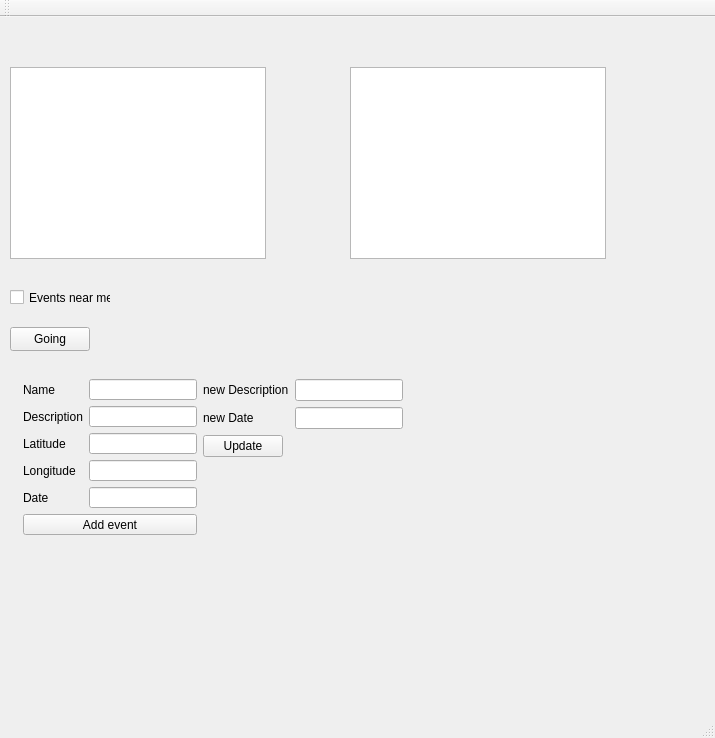
<?xml version="1.0" encoding="UTF-8"?>
<ui version="4.0">
 <class>eventClass</class>
 <widget class="QMainWindow" name="eventClass">
  <property name="geometry">
   <rect>
    <x>0</x>
    <y>0</y>
    <width>715</width>
    <height>738</height>
   </rect>
  </property>
  <property name="windowTitle">
   <string>event</string>
  </property>
  <widget class="QWidget" name="centralWidget">
   <widget class="QLabel" name="locationLabel">
    <property name="geometry">
     <rect>
      <x>10</x>
      <y>10</y>
      <width>231</width>
      <height>16</height>
     </rect>
    </property>
    <property name="text">
     <string/>
    </property>
   </widget>
   <widget class="QListWidget" name="eventsListWidget">
    <property name="geometry">
     <rect>
      <x>10</x>
      <y>50</y>
      <width>256</width>
      <height>192</height>
     </rect>
    </property>
   </widget>
   <widget class="QCheckBox" name="nearCheckBox">
    <property name="geometry">
     <rect>
      <x>10</x>
      <y>270</y>
      <width>101</width>
      <height>21</height>
     </rect>
    </property>
    <property name="text">
     <string>Events near me</string>
    </property>
   </widget>
   <widget class="QPushButton" name="pushButton_2">
    <property name="geometry">
     <rect>
      <x>10</x>
      <y>310</y>
      <width>80</width>
      <height>24</height>
     </rect>
    </property>
    <property name="text">
     <string>Going</string>
    </property>
   </widget>
   <widget class="QListWidget" name="persListWidget">
    <property name="geometry">
     <rect>
      <x>350</x>
      <y>50</y>
      <width>256</width>
      <height>192</height>
     </rect>
    </property>
   </widget>
   <widget class="QWidget" name="layoutWidget">
    <property name="geometry">
     <rect>
      <x>12</x>
      <y>351</y>
      <width>395</width>
      <height>178</height>
     </rect>
    </property>
    <layout class="QFormLayout" name="formLayout_2">
     <item row="0" column="0">
      <layout class="QFormLayout" name="formLayout">
       <item row="0" column="0">
        <widget class="QLabel" name="label">
         <property name="text">
          <string>Name</string>
         </property>
        </widget>
       </item>
       <item row="0" column="1">
        <widget class="QLineEdit" name="nameLineEdit"/>
       </item>
       <item row="1" column="0">
        <widget class="QLabel" name="label_3">
         <property name="text">
          <string>Description</string>
         </property>
        </widget>
       </item>
       <item row="1" column="1">
        <widget class="QLineEdit" name="descLineEdit_3"/>
       </item>
       <item row="2" column="0">
        <widget class="QLabel" name="label_4">
         <property name="text">
          <string>Latitude</string>
         </property>
        </widget>
       </item>
       <item row="2" column="1">
        <widget class="QLineEdit" name="latLineEdit_4"/>
       </item>
       <item row="3" column="0">
        <widget class="QLabel" name="label_5">
         <property name="text">
          <string>Longitude</string>
         </property>
        </widget>
       </item>
       <item row="3" column="1">
        <widget class="QLineEdit" name="longLineEdit_5"/>
       </item>
       <item row="4" column="0">
        <widget class="QLabel" name="label_7">
         <property name="text">
          <string>Date</string>
         </property>
        </widget>
       </item>
       <item row="4" column="1">
        <widget class="QLineEdit" name="dateline"/>
       </item>
       <item row="5" column="0" colspan="2">
        <widget class="QPushButton" name="pushButton">
         <property name="text">
          <string>Add event</string>
         </property>
        </widget>
       </item>
      </layout>
     </item>
     <item row="0" column="1">
      <layout class="QFormLayout" name="formLayout_4">
       <item row="0" column="0">
        <layout class="QFormLayout" name="formLayout_3">
         <item row="0" column="0">
          <widget class="QLabel" name="label_2">
           <property name="text">
            <string>new Description</string>
           </property>
          </widget>
         </item>
         <item row="0" column="1">
          <widget class="QLineEdit" name="newDescLineEdit"/>
         </item>
         <item row="1" column="0">
          <widget class="QLabel" name="label_6">
           <property name="text">
            <string>new Date</string>
           </property>
          </widget>
         </item>
         <item row="1" column="1">
          <widget class="QLineEdit" name="newDateLineEdit_2"/>
         </item>
        </layout>
       </item>
       <item row="1" column="0">
        <widget class="QPushButton" name="pushButton_3">
         <property name="text">
          <string>Update</string>
         </property>
        </widget>
       </item>
      </layout>
     </item>
    </layout>
   </widget>
  </widget>
  <widget class="QMenuBar" name="menuBar">
   <property name="geometry">
    <rect>
     <x>0</x>
     <y>0</y>
     <width>715</width>
     <height>21</height>
    </rect>
   </property>
  </widget>
  <widget class="QToolBar" name="mainToolBar">
   <attribute name="toolBarArea">
    <enum>TopToolBarArea</enum>
   </attribute>
   <attribute name="toolBarBreak">
    <bool>false</bool>
   </attribute>
  </widget>
  <widget class="QStatusBar" name="statusBar"/>
 </widget>
 <layoutdefault spacing="6" margin="11"/>
 <resources>
  <include location="event.qrc"/>
 </resources>
 <connections/>
</ui>
